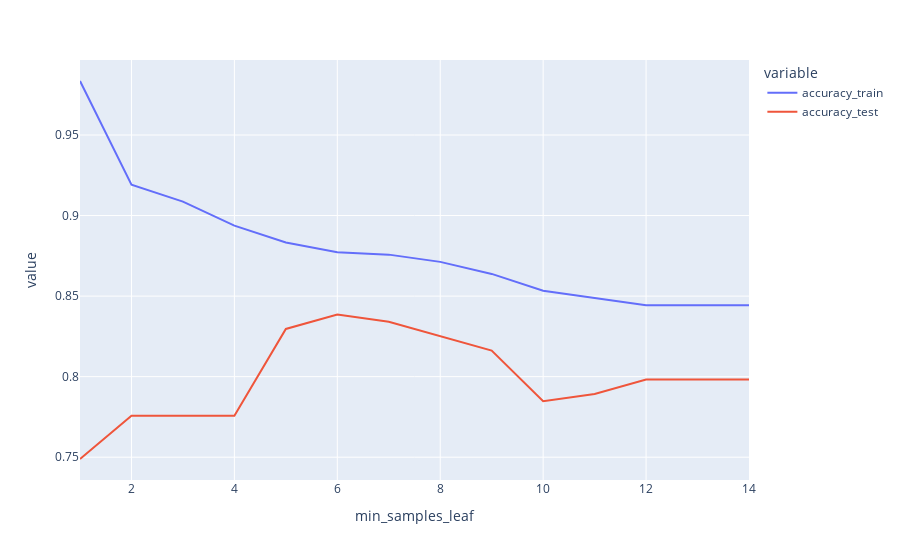

The notebook cell saved with this chart:
### Code cell
accuracy_results = []

for i in range(1, 15, 1):
    model = DecisionTreeClassifier(min_samples_leaf=i)
    model.fit(X_train,y_train)
    y_pred_train = model.predict(X_train)
    y_pred_test = model.predict(X_test)
    accuracy_train = np.mean(y_pred_train == y_train)
    accuracy_test = np.mean(y_pred_test == y_test)
    accuracy_results.append({'accuracy_train': accuracy_train, 'accuracy_test': accuracy_test, 'min_samples_leaf': i})

px.line(pd.DataFrame(accuracy_results).melt(id_vars='min_samples_leaf'),
        x='min_samples_leaf', y='value', color='variable')

### Figure 1 — Plotly figure (JSON) as saved in the notebook; plotly's stock layout.template omitted (floating-point values rounded to 4 significant figures)
{"data": [{"hovertemplate": "variable=accuracy_train<br>min_samples_leaf=%{x}<br>value=%{y}<extra></extra>", "legendgroup": "accuracy_train", "line": {"color": "#636efa", "dash": "solid"}, "marker": {"symbol": "circle"}, "mode": "lines", "name": "accuracy_train", "orientation": "v", "showlegend": true, "type": "scatter", "x": [1, 2, 3, 4, 5, 6, 7, 8, 9, 10, 11, 12, 13, 14], "xaxis": "x", "y": [0.9835, 0.9192, 0.9087, 0.8937, 0.8832, 0.8772, 0.8757, 0.8713, 0.8638, 0.8533, 0.8488, 0.8443, 0.8443, 0.8443], "yaxis": "y"}, {"hovertemplate": "variable=accuracy_test<br>min_samples_leaf=%{x}<br>value=%{y}<extra></extra>", "legendgroup": "accuracy_test", "line": {"color": "#EF553B", "dash": "solid"}, "marker": {"symbol": "circle"}, "mode": "lines", "name": "accuracy_test", "orientation": "v", "showlegend": true, "type": "scatter", "x": [1, 2, 3, 4, 5, 6, 7, 8, 9, 10, 11, 12, 13, 14], "xaxis": "x", "y": [0.7489, 0.7758, 0.7758, 0.7758, 0.8296, 0.8386, 0.8341, 0.8251, 0.8161, 0.7848, 0.7892, 0.7982, 0.7982, 0.7982], "yaxis": "y"}], "layout": {"legend": {"title": {"text": "variable"}, "tracegroupgap": 0}, "margin": {"t": 60}, "xaxis": {"anchor": "y", "domain": [0, 1], "title": {"text": "min_samples_leaf"}}, "yaxis": {"anchor": "x", "domain": [0, 1], "title": {"text": "value"}}}}
